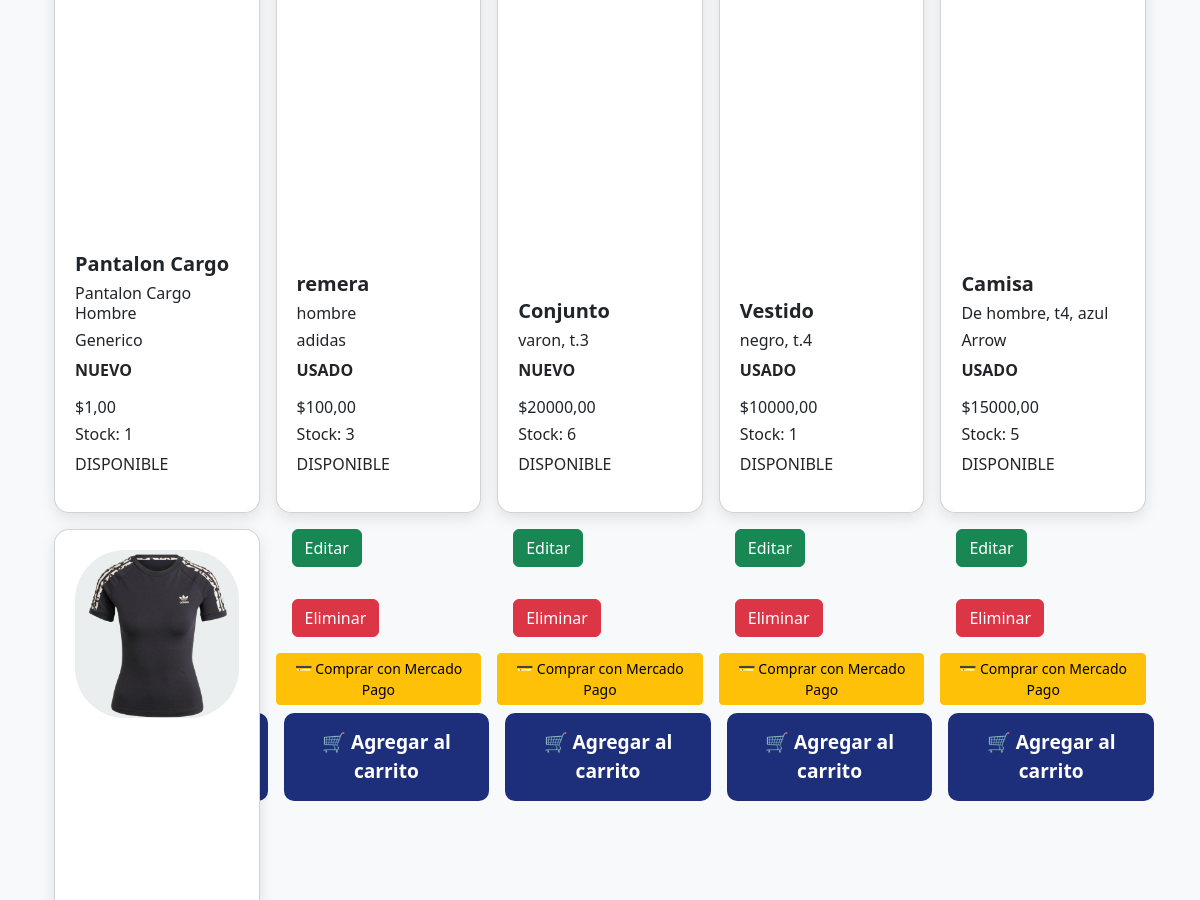
Before: /productos/ (signed in, middle part) with the older database file.
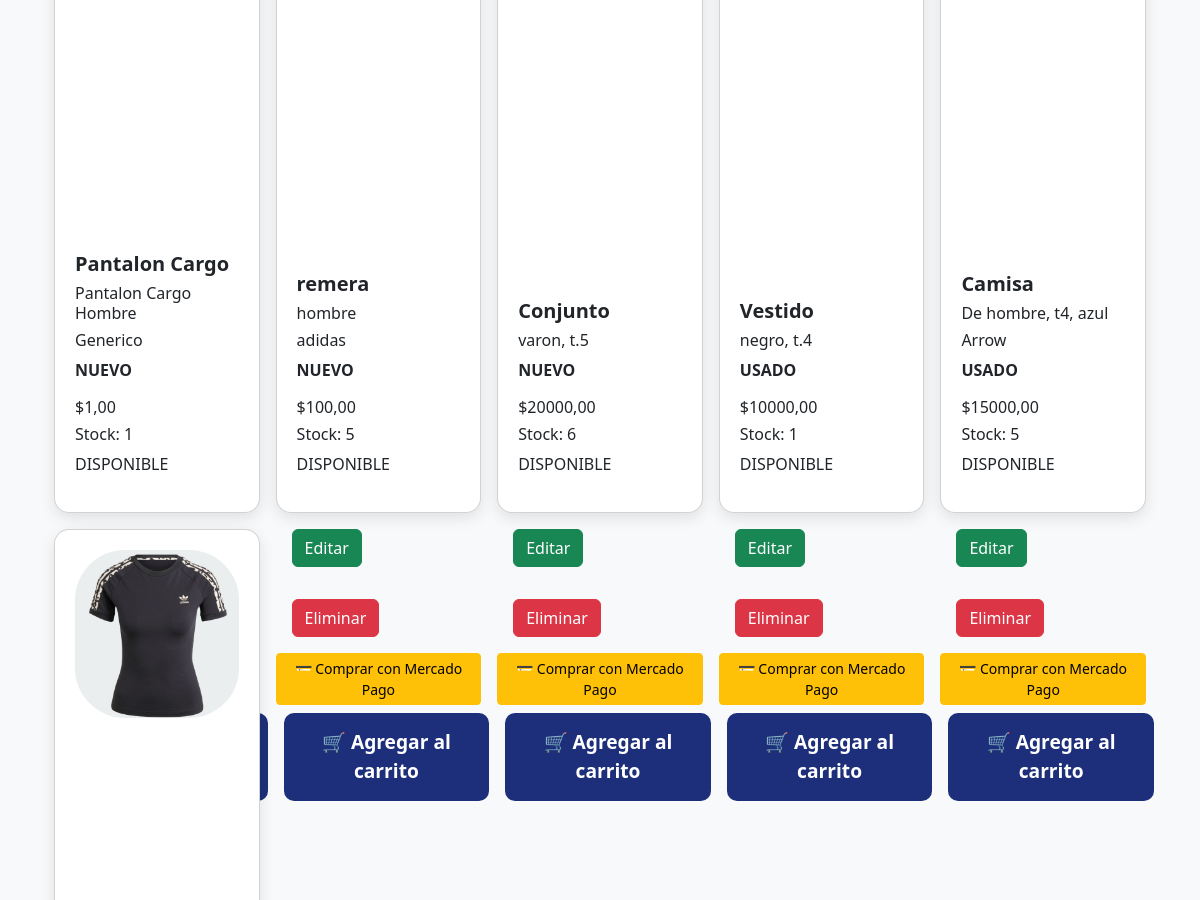
After: the same page with the newer database file.
### productos/models.py (models this page shows, shortened)
class Product(models.Model):
    seller = models.ForeignKey(settings.AUTH_USER_MODEL, on_delete=models.CASCADE, related_name="products")
    title = models.CharField(max_length=200)
    description = models.TextField(blank=True)
    nuevo = models.BooleanField(default=True)
    marca = models.CharField(max_length=100, blank=True, default="Generico")
    price = models.DecimalField(max_digits=12, decimal_places=2)
    created_at = models.DateTimeField(auto_now_add=True)
    active = models.BooleanField(default=True)
    stock = models.PositiveIntegerField(default=1)  # nuevo campo
    image = models.ImageField(upload_to="product_images/", blank=True, null=True)  # opcional
    updated_at = models.DateTimeField(auto_now=True)  # fecha de última modificación

### productos/views.py (the view)
# urls.py: path("", views.product_list, name="product-list"),
@login_required
def product_list(request):
    products = Product.objects.filter(active=True).order_by("-created_at")
    search = request.GET.get('search')
    if search:
        products = products.filter(title__icontains=search)
    marca = request.GET.get('marca')
    if marca:
        products = products.filter(marca__icontains=marca)
    nuevo = request.GET.get('nuevo')
    if nuevo != '' and nuevo is not None:
        products = products.filter(nuevo=int(nuevo))
    return render(request, "product_list.html", {"products": products})

### productos/templates/product_list.html (shortened to what this page needs)
{% extends "base.html" %}
{% block content %}
<!DOCTYPE html>
<html lang="en">
<head>
</head>
<body>
   <div class="container mt-4">
       <div class="row row-cols-md-5 row-cols-md-5 g-3">
           {% for product in products %}
               <div class="col">
                   <div class="card">
                        {% if product.image %}
                            <img src="{{ product.image.url }}" alt="Portada" class="card-img-top product-image">
                        {% else %}
                            <div class="no-image product-image bg-light d-flex align-items-center justify-content-center">
                                <span class="text-muted">Sin imagen</span>
                            </div>
                        {% endif %}
                       <div class="body">
                           <h5><strong>{{ product.title }}</strong></h5>
                           <h6>{{ product.description }}</h6>
                           <h6>{{ product.marca }}</h6>
                           {% if product.nuevo == 0 %}
                               <strong><p>USADO</p></strong>
                           {% else %}
                               <strong><p>NUEVO</p></strong>
                           {% endif %}
                           <h6>${{ product.price }}</h6>
                           <h6>Stock: {{ product.stock }}</h6>
                           {% if product.stock == 0 %}
                               <p>NO DISPONIBLE</p>
                           {% else %}
                               <p>DISPONIBLE</p>
                           {% endif %}
                       </div>
                   </div>
                   <a href="{% url 'productos:product-edit' product.id %}" class="btn btn-success m-3">Editar</a>
                  <form action="{% url 'productos:product-delete' product.pk %}" method="post" style="display:inline;">
                       <button type="submit" class="btn btn-danger m-3" onclick="return confirm('¿Seguro que desea eliminar {{ product.title }}?')">Eliminar</button>
                       <a href="{% url 'productos:checkout' product.id %}" class="btn btn-warning btn-sm">💳 Comprar con Mercado Pago</a>
                       <a href="{% url 'productos:add-to-cart' product.id %}" class="btn btn-primary m-2">🛒 Agregar al carrito</a>
                   </form>
               </div>
           {% endfor %}
       </div>
   </div>
</body>
{% endblock %}

### templates/base.html (shortened to what this page needs)
{% load static %}
<!doctype html>
<html lang="es">
<head>
    <link href="https://cdn.jsdelivr.net/npm/bootstrap@5.3.8/dist/css/bootstrap.min.css" rel="stylesheet">
    <link rel="stylesheet" href="https://cdnjs.cloudflare.com/ajax/libs/font-awesome/6.5.0/css/all.min.css">
    <link rel="stylesheet" href="{% static 'core/style.css' %}">
</head>
<body class="bg-light">
    <main class="container my-4">
        {% block content %}{% endblock %}
    </main>
</body>
</html>

### core/static/core/style.css (style rules this page uses)
.card { background: white; border-radius: 15px; padding: 20px; box-shadow: 0 5px 15px rgba(0,0,0,0.1); transition: transform 0.3s ease; text-align: right; height: 100%; display: flex; flex-direction: column; justify-content: space-between; text-align: left; }
.product-image { max-width: 100%; max-height: 100%; object-fit: contain; border-radius: 50px; }
.btn-primary { width: 100%; padding: 15px; font-size: 1.2em; font-weight: bold; background: #1d2f7a; color: white; border: none; border-radius: 10px; cursor: pointer; transition: transform 0.2s ease; }
main.container { display: block !important; }

Changed rows visible on the page:
changed Product "remera": stock "3" → "5"; nuevo "USADO" → "NUEVO"
changed Product "Conjunto": description "varon, t.3" → "varon, t.5"
